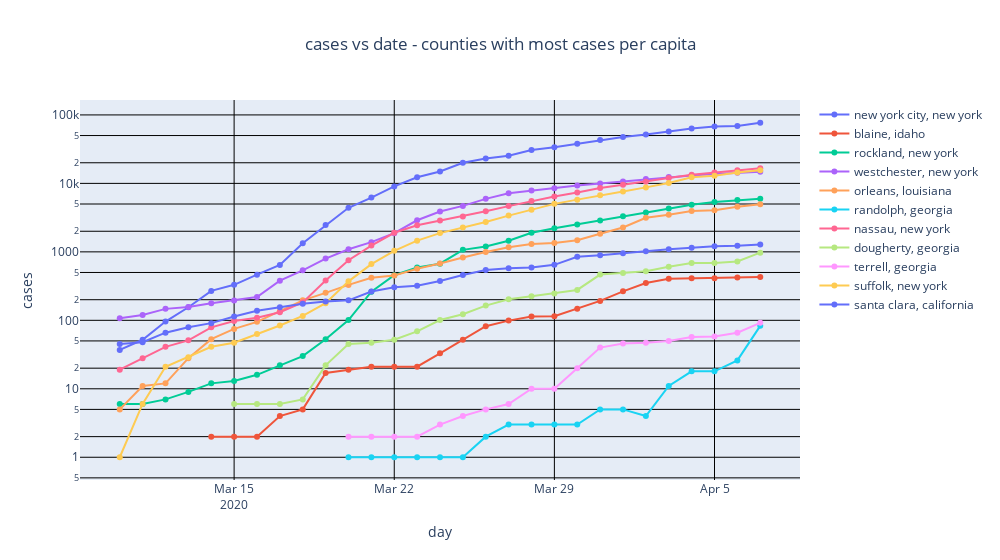

Notebook cell for this chart:
### Markdown cell above
# **FINALLY, PLOTS**

### Code cell
# graph: total cases per day
GRAPH_TITLE="cases vs date - counties with most cases per capita"
graph_list=[]
for county,state in cs_list:
    indices=(nytplot_df.county==county) & (nytplot_df.state==state)
    tmp_df = nytplot_df[indices]
    graph_list.append(go.Scatter(name=f"{county}, {state}",
                               x=tmp_df['tstamp'],
                               y=tmp_df['cases'],
                               mode='lines+markers'
                               ))
x_axis=dict(
    showgrid=True,
    title='day')
y_axis=dict(
    showgrid=True,
    title='cases')

layout=go.Layout(
    title={
        'text':GRAPH_TITLE,
        'x':0.5  # center
    },
    xaxis=x_axis,
    yaxis_type="log",
    yaxis=y_axis,
    width=1000,
    showlegend=True
)
fig = go.Figure( data=graph_list, layout=layout)
fig.update_yaxes(gridcolor='black')
fig.update_xaxes(gridcolor='black')
fig.show()
